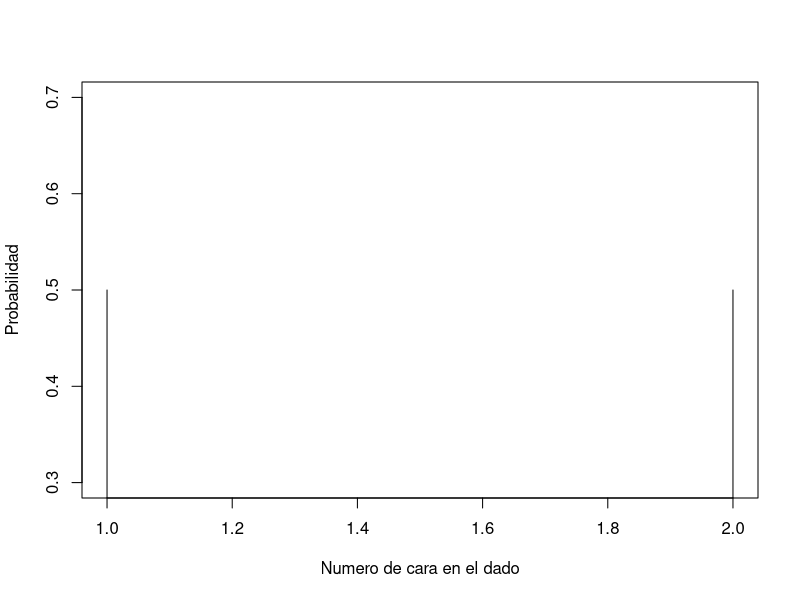
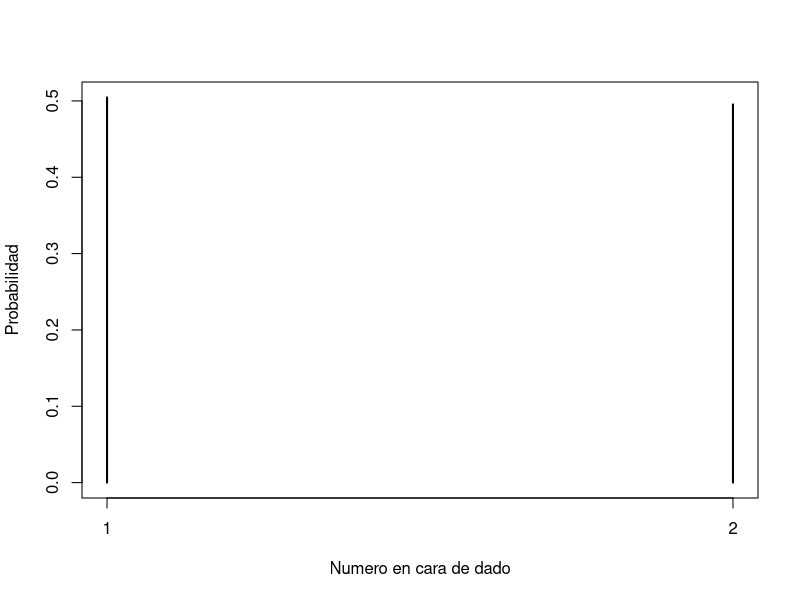
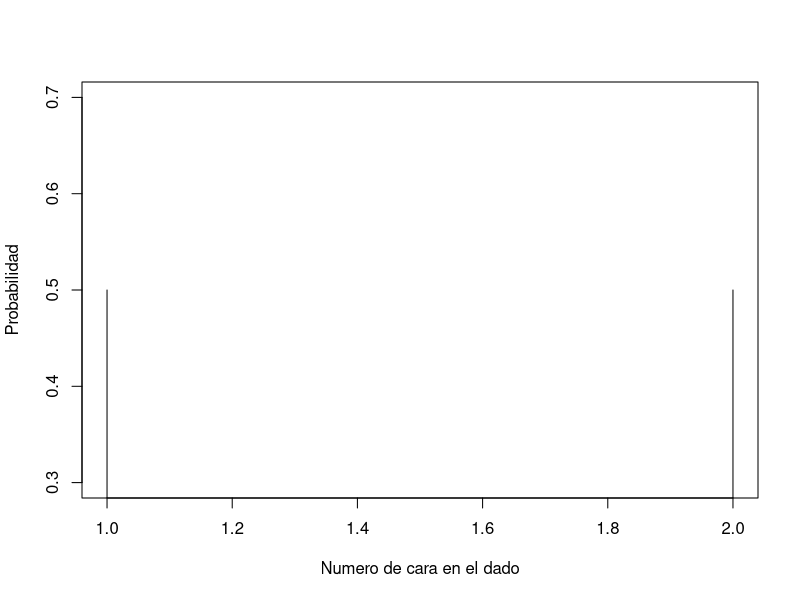

R code for these plots, in order:
## ---- chunk 1
X <- 1:2
  probabilidad <-c(1/2, 1/2)
  plot(X, probabilidad, xlab ="Numero de cara en el dado",
        ylab = "Probabilidad",  type = "h")
## ---- chunk 2
#Calculemos la esperanza
esperanza <- sum(X*probabilidad)
esperanza
## ---- chunk 3
moneda <- sample(c(1:2), 60, replace = TRUE)
mean(moneda)
varianza <- sum((moneda - mean(moneda))**2) / 60
# Aumentamos el numero de simulaciones
moneda2 <- sample(c(1:2), 20000, replace = TRUE)
table(moneda2)
# Calculamos las probabilidades con las frecuencias relativas
round(table(moneda2)/20000, 2)
## ---- chunk 4
#Grafiquemos esas probabilidades
plot(table(moneda2)/20000, xlab = "Numero en cara de dado",
     ylab = "Probabilidad", type = "h")

plot(X, probabilidad, xlab ="Numero de cara en el dado",
        ylab = "Probabilidad",  type = "h");
